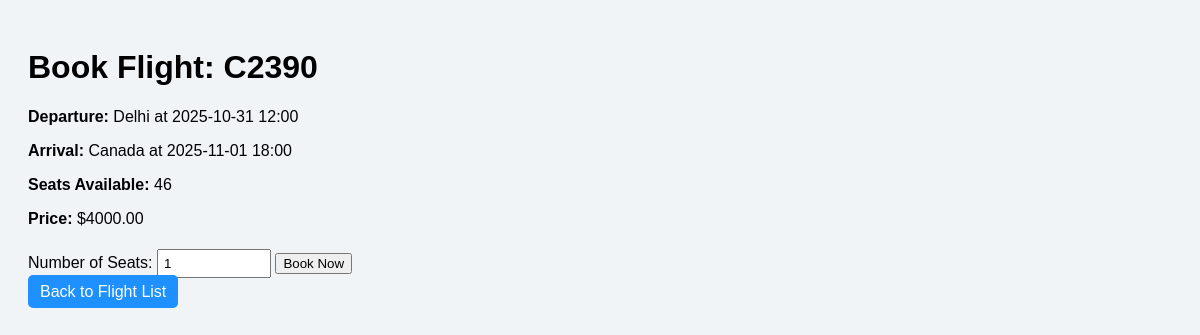
The app's page /flights/book/4/ (signed in) with its own data.
### flights/models.py (models this page shows, shortened)
class Flight(models.Model):
    flight_number = models.CharField(max_length=10)
    departure_airport = models.CharField(max_length=50)
    arrival_airport = models.CharField(max_length=50)
    departure_datetime = models.DateTimeField()
    arrival_datetime = models.DateTimeField()
    price = models.DecimalField(max_digits=8, decimal_places=2)
    seats_available = models.IntegerField()
    status = models.CharField(max_length=20, default='On-time')  # On-time / Delayed

### flights/views.py (the view, shortened to what this page needs)
# urls.py: path('book/<int:flight_id>/', views.book_flight, name='book_flight'),  # Book a flight
@login_required
def book_flight(request, flight_id):
    flight = get_object_or_404(Flight, id=flight_id)
    return render(request, 'flights/book_flight.html', {'flight': flight})

### flights/templates/flights/book_flight.html (shortened to what this page needs)
<!DOCTYPE html>
<html>
<head>
</head>
<body>
<h1>Book Flight: {{ flight.flight_number }}</h1>
<p><strong>Departure:</strong> {{ flight.departure_airport }} at {{ flight.departure_datetime|date:"Y-m-d H:i" }}</p>
<p><strong>Arrival:</strong> {{ flight.arrival_airport }} at {{ flight.arrival_datetime|date:"Y-m-d H:i" }}</p>
<p><strong>Seats Available:</strong> {{ flight.seats_available }}</p>
<p><strong>Price:</strong> ${{ flight.price }}</p>
<form method="POST">
    <label>Number of Seats:</label>
    <input type="number" name="seats" value="1" min="1" max="{{ flight.seats_available }}">
    <button type="submit">Book Now</button>
</form>
<a href="{% url 'flight_list' %}" class="button">Back to Flight List</a>
</body>
</html>

### flights/templates/flights/book_flight.html (style rules this page uses)
body { font-family: Arial, sans-serif; padding: 20px; background-color: #f0f4f7; }
.button { padding: 8px 12px; background-color: #1E90FF; color: white; text-decoration: none; border-radius: 5px; }
input { padding: 5px; margin: 5px 0; width: 100px; }

### records on screen
Flight: flight_number "C2390", departure_airport "Delhi", departure_datetime "2025-10-31 12:00", arrival_airport "Canada", arrival_datetime "2025-11-01 18:00", seats_available "46", price "4000.00"
